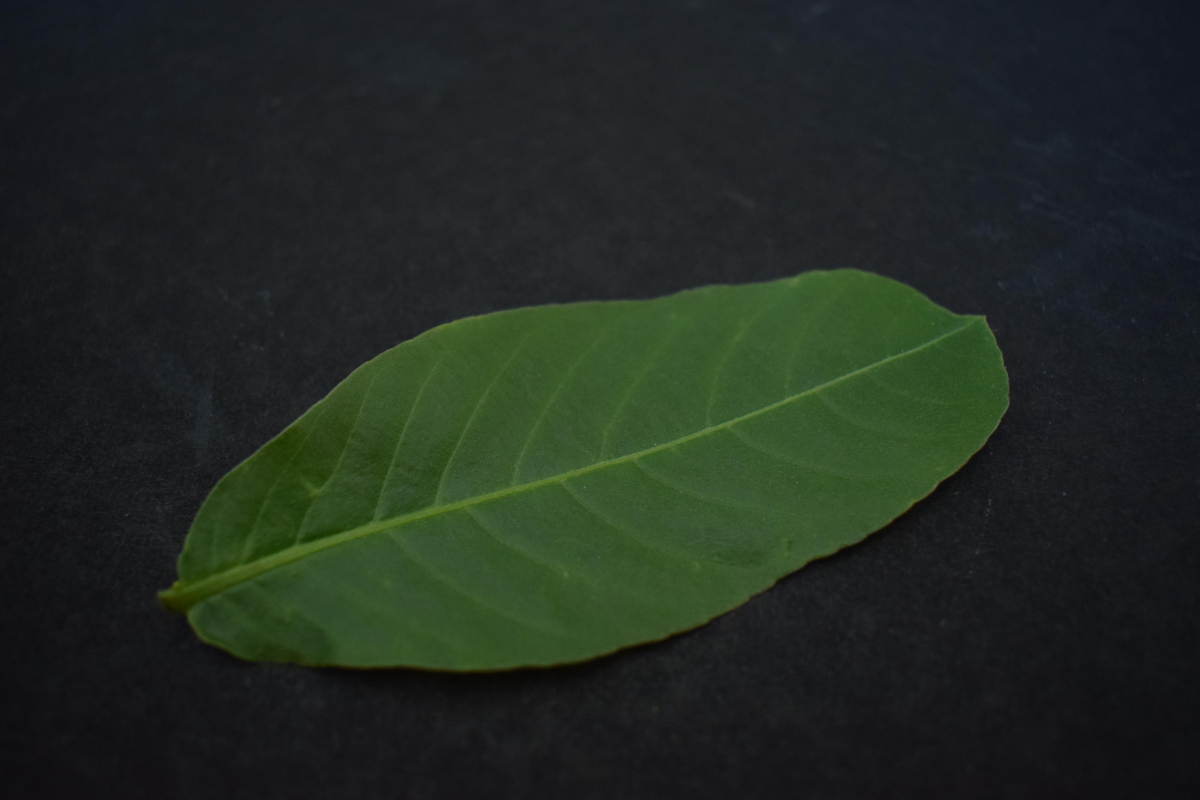
#> input picture DATASET/exemplar_01.JPG, 6000 x 4000 px, found by its file name (shown at 1/5 size)
$ jupyter execute --allow-errors main.ipynb   (older library calls are emulated)
#> lines starting #> are read from the running program, lines starting #| are printed output that depends on the picture; after the words box and inside, x2 and y2 are one past the last pixel; in counts of white or black regions, pixels touching at a corner belong together
# <span style="color:; background-color:DarkOliveGreen;"> Trabalho Final de Álgebra Linear Numérica </span>

Brisa do Nascimento Barbosa e Mateus Krause Eleotério

O presente trabalho visa aplicar um método de interpolação de pontos, obtidos automaticamente por meio de visão computacional, para extrair o contorno de uma folha. Essa abordagem é fundamental para diversas aplicações, como a análise da canópia, que se refere à cobertura formada pelas copas das plantas em uma determinada área, influenciando diretamente a interceptação da luz, a troca de gases e os processos ecológicos associados.

A reconstrução 3D da canópia vegetal é um campo essencial para a modelagem funcional-estrutural de plantas (Functional-Structural Plant Modeling - FSPM), permitindo simular a distribuição e análise da luz dentro das copas das plantas. A reconstrução superficial de plantas contribui para a compreensão detalhada da arquitetura vegetal, o que é crucial para estudos de ecologia, fisiologia e melhoramento vegetal.

O artigo que mais inspirou este trabalho foi *"A Leaf Modeling and Multi-scale Remeshing Method for Visual Computation via Hierarchical Parametric Vein and Margin Representation"*, que emprega conceitos complexos para a modelagem de folhas. Nosso objetivo é iniciar com um método mais simples, baseado em splines, com potencial de expansão para futuras pesquisas, incluindo a identificação automática do sistema vascular das folhas, análise ecológica considerando parâmetros como luz, interação funcional com insetos, e características fisiológicas.

Com essa abordagem inicial de modelagem por splines, podemos gerar representações precisas do contorno foliar, que servem como base para análises mais avançadas, além de facilitar a integração com técnicas de visão computacional e modelagem funcional para o estudo aprofundado da dinâmica das plantas.

### Importação de bibliotecas

[cell 1]
import cv2
import numpy as np
import matplotlib.pyplot as plt
from PIL import Image
import requests
from io import BytesIO
from scipy.ndimage import gaussian_filter1d
from mpl_toolkits.mplot3d import Axes3D

# <span style="color:; background-color:DarkOliveGreen;"> Modelo 2D °❀.ೃ࿔*</span>

[cell 2]
url = "https://raw.githubusercontent.com/mateuskrause/tp-aln/main/DATASET/exemplar_05.JPG"
#> (the rest of this cell did not finish here and is left out)

A imagem original está no formato **RGB** (Red, Green, Blue), que é ótimo para exibição em telas, mas nem sempre é o mais eficiente para segmentação.

Para segmentar cores específicas (como o verde da folha), utilizamos o modelo de cores **HSV**:

- *H (Hue / Matiz)*: Representa a **cor** propriamente dita (0 a 180 no OpenCV).
- *S (Saturation / Saturação)*: Representa o quão "viva" é a cor. Cores mais acinzentadas têm saturação baixa.
- *V (Value / Valor)*: Representa o brilho da cor.

O espaço HSV facilita muito a criação de **máscaras baseadas em cor**, pois conseguimos isolar apenas o tom de verde, independentemente da iluminação. Daí, podemos segmentar a cor da folha utilizando intervalos de valores de matiz (Hue), saturação e brilho.

Queremos isolar <span style="color:; background-color:SeaGreen;"> tons de verde</span>, então definimos um intervalo de valores que representam o verde comum:

- Hue: entre 40 e 100 (aproximadamente verde amarelado até verde azulado)
- Saturação e Valor: usamos limites abertos para incluir tons claros e escuros

Usamos `cv2.inRange()` para criar máscara binária (1 onde está verde).

Depois, aplicamos **operações morfológicas** para limpar ruídos:

- `morphologyEx(..., MORPH_CLOSE)` preenche pequenos buracos na máscara.

#> (a cell that did not finish here is left out)

Identificamos o maior contorno da imagem segmentada, que será usado para análise de curvatura. Também garantimos que o contorno seja fechado.

#> (a cell that did not finish here is left out)

Usamos derivadas suavizadas com filtro Gaussiano para calcular a curvatura ao longo do contorno. Isso reduz o ruído e facilita a detecção de pontos significativos.

[cell 5]
# [4 lines left out: function smooth_derivative, not called in this run]

#> (the rest of this cell did not finish here and is left out)

Segmentamos o contorno em `num_points` segmentos iguais iguais e, em cada segmento, escolhemos o ponto de maior curvatura local. Isso garante pontos bem distribuídos e relevantes para a forma da borda. Isso garante uma distribuição uniforme e que cada ponto escolhido seja relevante do ponto de vista morfológico.

[cell 6]
# [20 lines left out: function significant_points, not called in this run]

#> (the rest of this cell did not finish here and is left out)

#> (a cell that did not finish here is left out)

#> (a cell that did not finish here is left out)

## Interpolação com Splines
* colcar resultados

# <span style="color:; background-color:DarkOliveGreen;">  Modelo 3D °❀.ೃ࿔* </span>

[cell 9]
url = "https://raw.githubusercontent.com/mateuskrause/tp-aln/main/DATASET/exemplar_01.JPG"
response = requests.get(url)
img = np.array(Image.open(BytesIO(response.content)))
#> img is the input picture: shape (4000, 6000, 3); mean R, G, B 33.7, 42.3, 34.5

plt.figure(figsize=(8, 8))
plt.imshow(img)
plt.title("Imagem Original")
plt.show()

Convertendo a imagem para o espaço de cor HSV e segmentando regiões verdes, como anteriormente.

[cell 10]
# HSV e máscara
hsv = cv2.cvtColor(img, cv2.COLOR_RGB2HSV)
#> hsv: shape (4000, 6000, 3); mean H, S, V 93.2, 66.2, 44.9
lower_green = np.array([40, 50, 50])
upper_green = np.array([100, 255, 255])
mask = cv2.inRange(hsv, lower_green, upper_green)
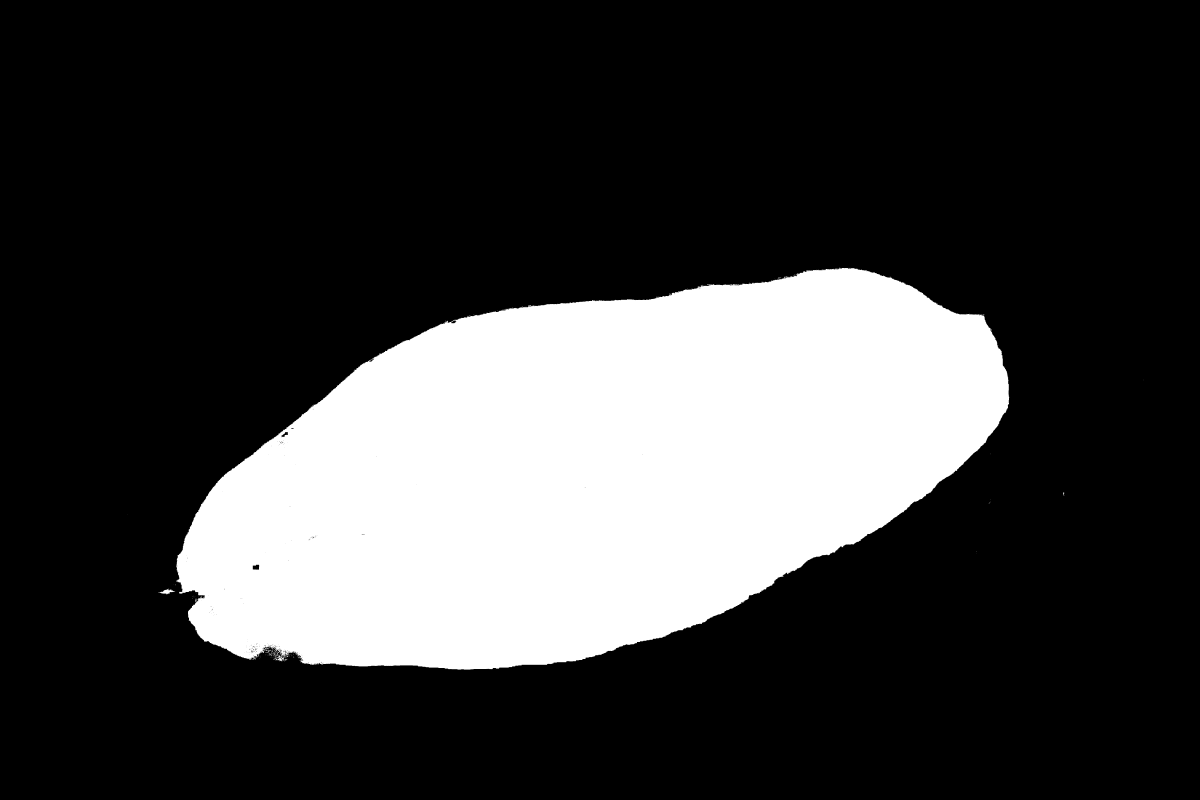
#> mask: shape (4000, 6000) (shown at 1/5 size); 23.9% white; 277 white regions (252 under 20 px), largest, box (x1, y1, x2, y2) and area: (880, 1338, 5046, 3348) 5739551, (790, 2944, 876, 2972) 940, (1382, 3277, 1422, 3306) 503

# Limpeza da máscara
kernel = np.ones((5, 5), np.uint8)
mask_cleaned = cv2.morphologyEx(mask, cv2.MORPH_CLOSE, kernel)
#> mask_cleaned: shape (4000, 6000); 24% white; 42 white regions (38 under 20 px), largest, box (x1, y1, x2, y2) and area: (880, 1336, 5046, 3348) 5748682, (790, 2944, 876, 2972) 969, (5315, 2462, 5325, 2477) 78, (4946, 2509, 4952, 2516) 20

# Aplicar máscara
masked_img = cv2.bitwise_and(img, img, mask=mask_cleaned)
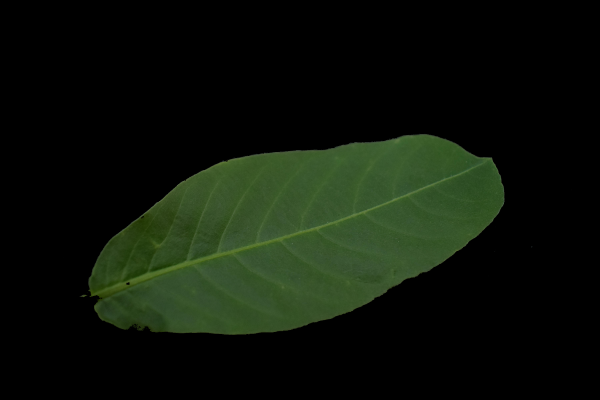
#> masked_img: shape (4000, 6000, 3) (shown at 1/10 size); mean R, G, B 13.2, 20.1, 9.8

fig, axs = plt.subplots(1, 3, figsize=(16, 5))
axs[0].imshow(hsv[:, :, 0], cmap='hsv')
axs[0].set_title("Canal H (Hue)")
axs[1].imshow(mask_cleaned, cmap='gray')
axs[1].set_title("Máscara Segmentada")
axs[2].imshow(masked_img)
axs[2].set_title("Segmentação Aplicada")
for ax in axs:
    ax.axis('off')
plt.tight_layout()
plt.show()
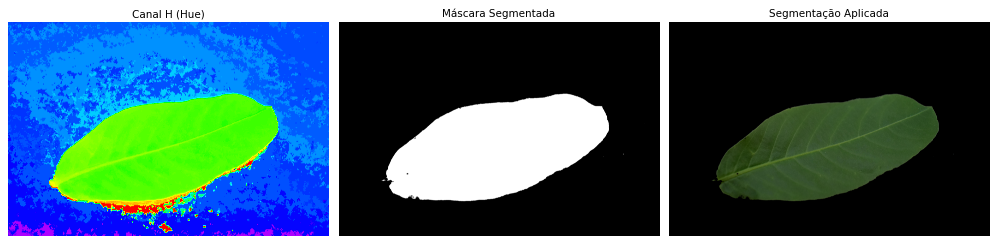
#> figure drawn by matplotlib, 3 panels

Aplicamos o MiDaS (**M**ulti-**D**epth **A**ware **S**ynthesis), que é um modelo de aprendizado profundo desenvolvido para estimar mapas de profundidade monoculares — isto é, profundidade relativa da cena apenas a partir de uma imagem 2D. Ele gera uma imagem em escala de cinza, onde cada pixel indica a profundidade relativa (quanto menor, mais perto).

[cell 11]
import torch

# Carregar modelo MiDaS e transformações
#> (the rest of this cell did not finish here and is left out)

𓇼 O mapa de profundidade gerado por modelos como o MiDaS tem resolução diferente da imagem original, geralmente menor. Para aplicar a segmentação corretamente também na profundidade, precisamos redimensionar a máscara da folha para o mesmo tamanho do mapa de profundidade.

𓇼 Para identificar bordas precisas da folha na profundidade, extraímos um "anel" na borda da máscara:

- Erode a máscara para reduzir sua área.
- Subtrai a máscara erodida da original para obter um anel nas bordas.

Caso existam vários anéis, mantemos apenas o maior, que corresponde à borda principal da folha.

𓇼 Para identificar detalhes importantes na forma e na superfície da folha, aplicamos o detector de bordas Canny

Usamos dois pares de limiares diferentes para ajustar a sensibilidade :
- Na máscara 2D: limiares mais altos (100–200), pois a imagem é limpa
- No mapa de profundidade: limiares mais baixos (50–150), para captar variações suaves

𓇼 Após detectar as bordas, aplicamos a máscara do anel da borda para filtrar apenas as bordas próximas ao contorno da folha.

𓇼 Em seguida, calculamos o gradiente da profundidade na região do anel para detectar onde há mudanças significativas. Ooperador de Sobel, que estima a variação da profundidade nas direções horizontal (grad_x) e vertical (grad_y). A partir desses dois componentes, obtemos a magnitude do gradiente, que representa a intensidade da mudança de relevo em cada ponto da folha.

Enquanto **Canny** detecta bordas bem definidas, **gradientes** capturam:
- *Mudanças gradativas*: Transições suaves mas significativas
- *Intensidade quantitativa*: Não apenas presença, mas magnitude da mudança
- *Sensibilidade ajustável*: Limiar pode ser otimizado para cada aplicação

#> (a cell that did not finish here is left out)

Assim, rendedizando a superfície 3D da folha com a borda detectada sobreposta, temos algo impreciso.

[cell 13]
from mpl_toolkits.mplot3d import Axes3D

#> (the rest of this cell did not finish here and is left out)

Calculamos o esqueleto da borda e extraímos os pontos de maior curvatura como candidatos a vértices da folha.

(A **esqueletonização** transforma uma região binária 2D em um conjunto de linhas 1D que mantém a topologia da forma original. Cada ponto do esqueleto é, por definição, aproximadamente equidistante de duas bordas da forma)

[cell 14]
from scipy.ndimage import gaussian_filter1d

# Extrair esqueleto do anel da borda
from skimage.morphology import skeletonize

#> (the rest of this cell did not finish here and is left out)

Utilizamos **KMeans** para agrupar os pontos do esqueleto e selecionamos os pontos com maior curvatura em cada cluster.

[cell 15]
from scipy.ndimage import gaussian_filter1d

# Formar contorno do esqueleto
#> (the rest of this cell did not finish here and is left out)

Para conferir se está ok, projetamos os pontos de curvatura extraídos no plano da imagem original.

[cell 16]
h_orig, w_orig = img.shape[:2]
#> (the rest of this cell did not finish here and is left out)

$ run again, with DATASET/exemplar_02.JPG copied over DATASET/exemplar_01.JPG
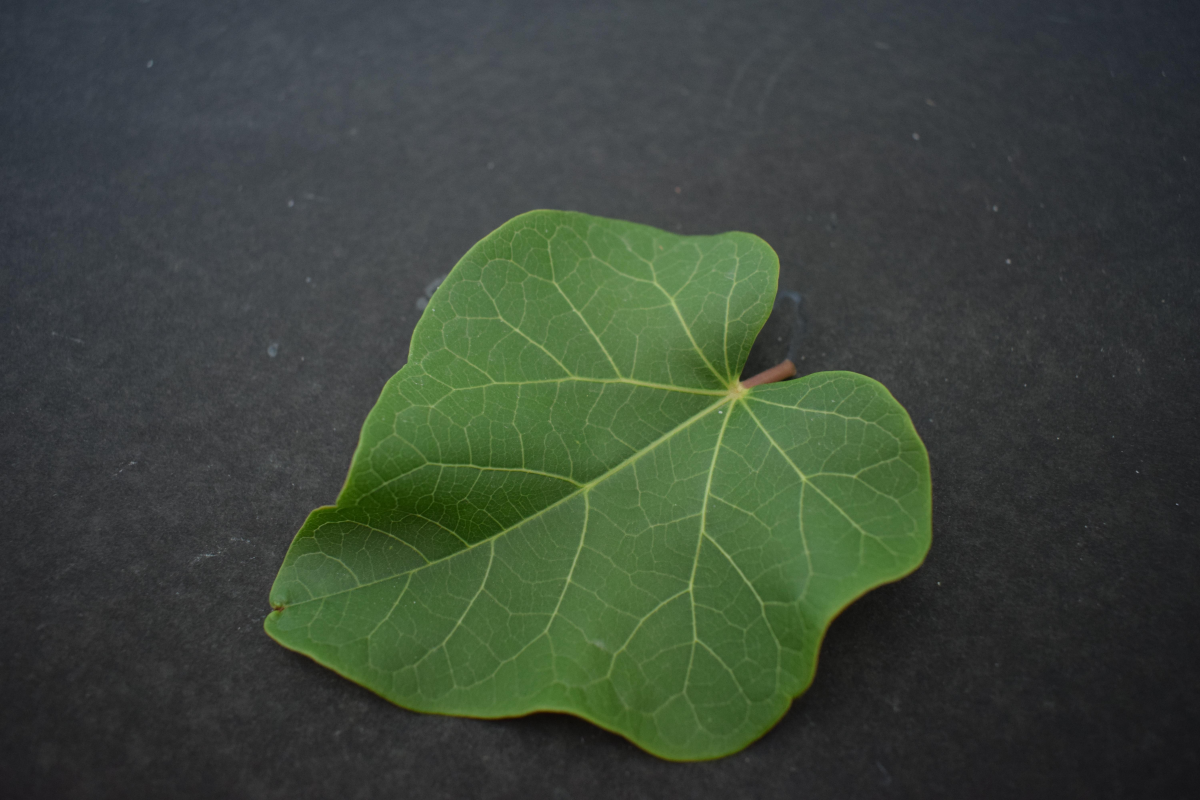
#> input picture DATASET/exemplar_02.JPG, 6000 x 4000 px, found by its file name (shown at 1/5 size)
#> img is the input picture: shape (4000, 6000, 3); mean R, G, B 60.6, 70.9, 59.1
#> hsv: shape (4000, 6000, 3); mean H, S, V 76.2, 48, 73
#> `mask = cv2.inRange(hsv, lower_green, upper_green)`:
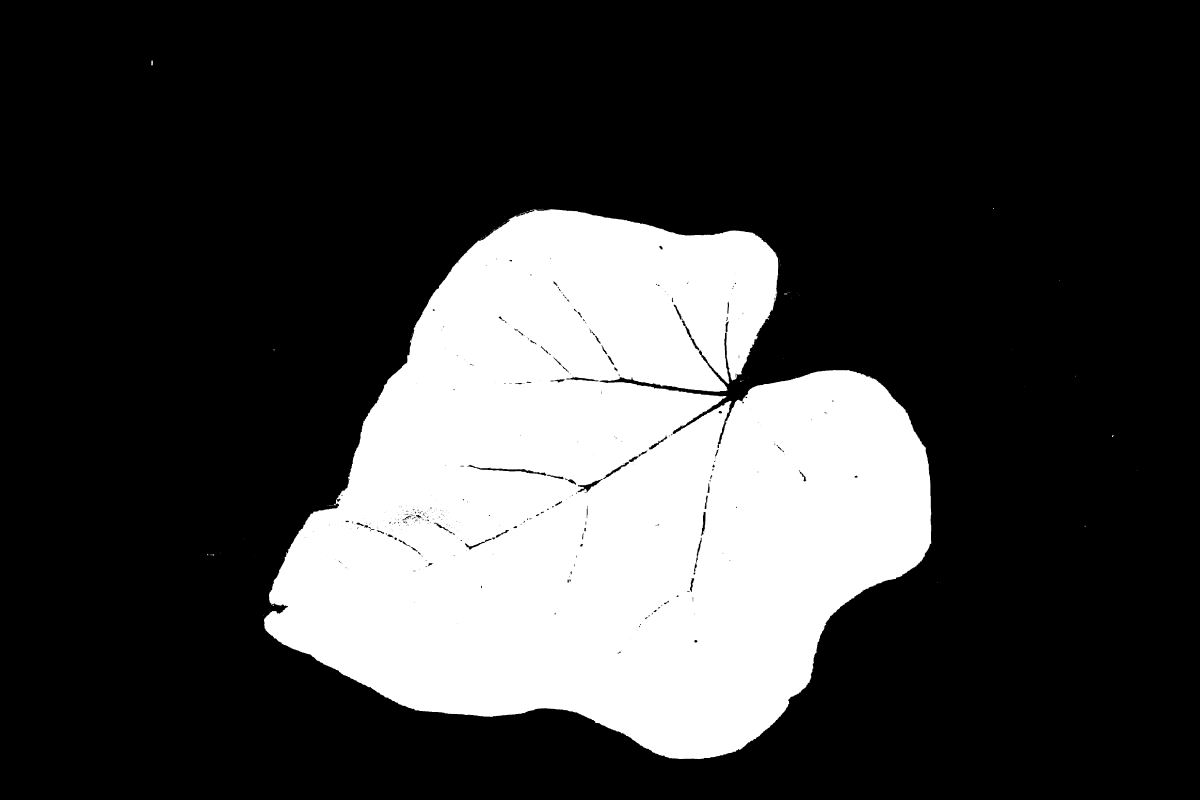
#> mask: shape (4000, 6000) (shown at 1/5 size); 24.9% white; 97 white regions (84 under 20 px), largest, box (x1, y1, x2, y2) and area: (1320, 1044, 4656, 3795) 5983698, (756, 303, 764, 328) 163, (1668, 2516, 1680, 2528) 61
#> mask_cleaned: shape (4000, 6000); 25% white; 61 white regions (52 under 20 px), largest, box (x1, y1, x2, y2) and area: (1320, 1044, 4656, 3795) 5994854, (756, 303, 764, 328) 163, (1051, 2772, 1071, 2778) 73
#> `plt.show()`:
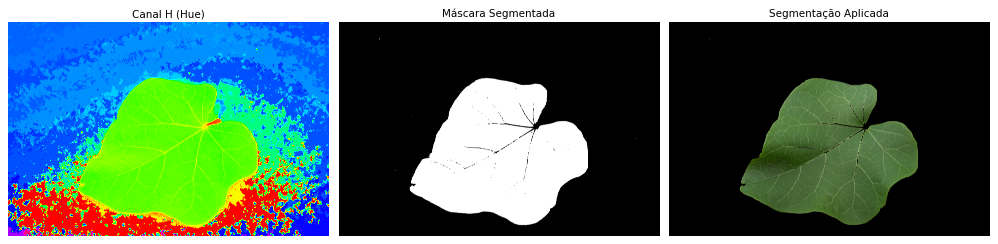
#> figure drawn by matplotlib, 3 panels

$ run again, with DATASET/exemplar_04.JPG copied over DATASET/exemplar_01.JPG
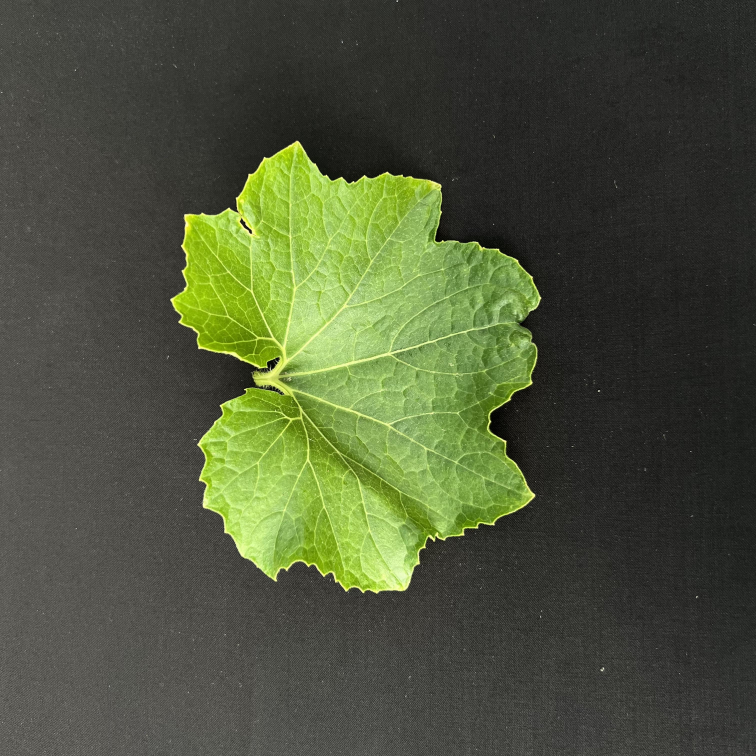
#> input picture DATASET/exemplar_04.JPG, 3024 x 3024 px, found by its file name (shown at 1/4 size)
#> img is the input picture: shape (3024, 3024, 3); mean R, G, B 75.8, 83.6, 58.4
#> hsv: shape (3024, 3024, 3); mean H, S, V 33.7, 47.5, 83.8
#> `mask = cv2.inRange(hsv, lower_green, upper_green)`:
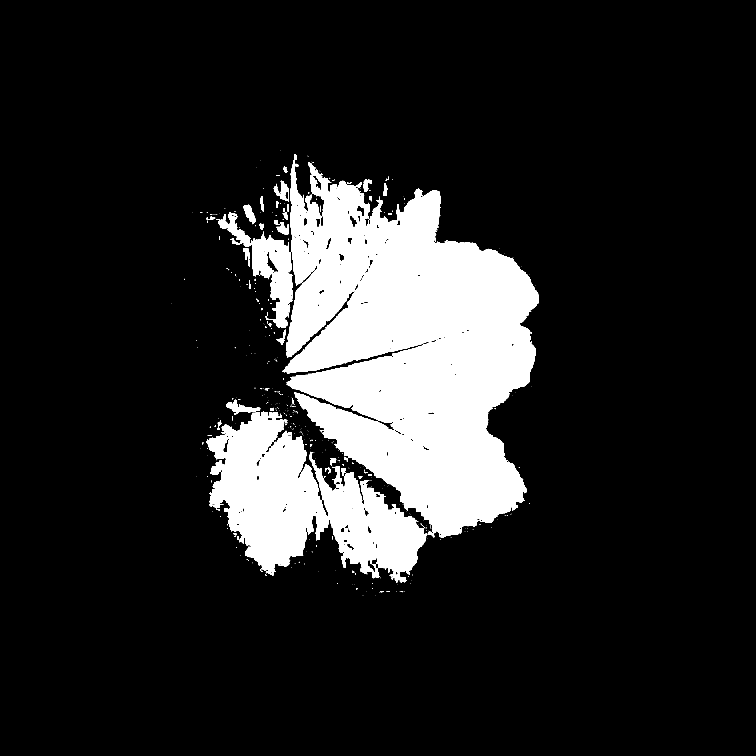
#> mask: shape (3024, 3024) (shown at 1/4 size); 14.4% white; 506 white regions (439 under 20 px), largest, box (x1, y1, x2, y2) and area: (1130, 616, 2153, 2151) 961877, (826, 1599, 1710, 2313) 294747, (865, 849, 1172, 1312) 39693
#> mask_cleaned: shape (3024, 3024); 14.5% white; 311 white regions (243 under 20 px), largest, box (x1, y1, x2, y2) and area: (826, 616, 2153, 2330) 1307870, (1095, 723, 1154, 806) 2348, (974, 819, 1024, 897) 1951
#> `plt.show()`:
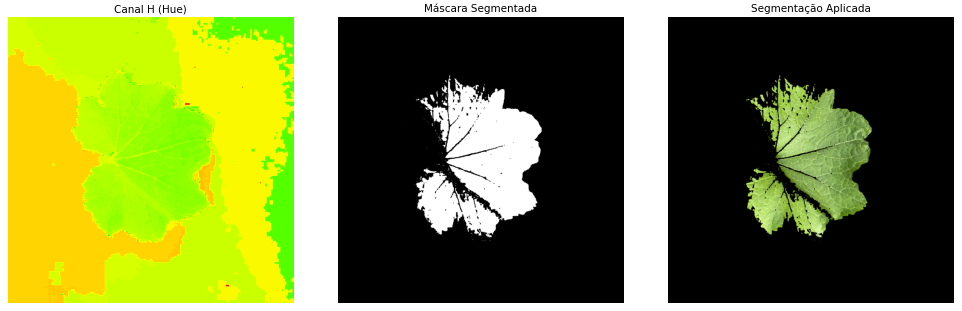
#> figure drawn by matplotlib, 3 panels
